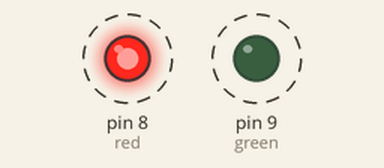
The sketch below on a simulated Arduino Uno, built with avr-gcc and run on an emulated ATmega328P. Shown: output pins drawn as LEDs (lit = HIGH). Dashed ring = blinking.

Above: at 0.05 s.
Timing chart, 0 to 3.0 s (numbered marks = the images above):
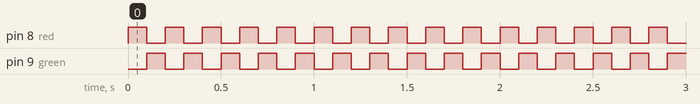

The sketch:

Green_Red_Flashing.ino
```cpp
int green = 9;
int red = 8;

void case1(int i) {
  if (i%2==0) {
    digitalWrite(red, HIGH);
    digitalWrite(green, LOW);
  }
  else {
    digitalWrite(red, LOW);
    digitalWrite(green, HIGH);
  }
}

void setup() {
  pinMode(green, OUTPUT);
  pinMode(red, OUTPUT);
}

void loop() {
  for(int i = 0; i<50; i++) {
  case1(i);
  delay(100);
  }
}
```

Measured:
- by itself, pin 8 (red), pin 9 (green): alternates HIGH for 0.10 s and LOW for 0.10 s
